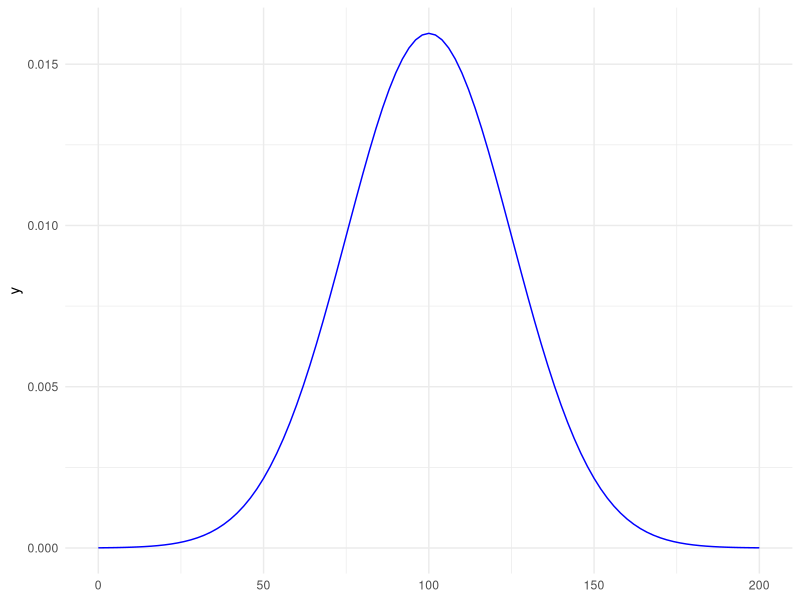
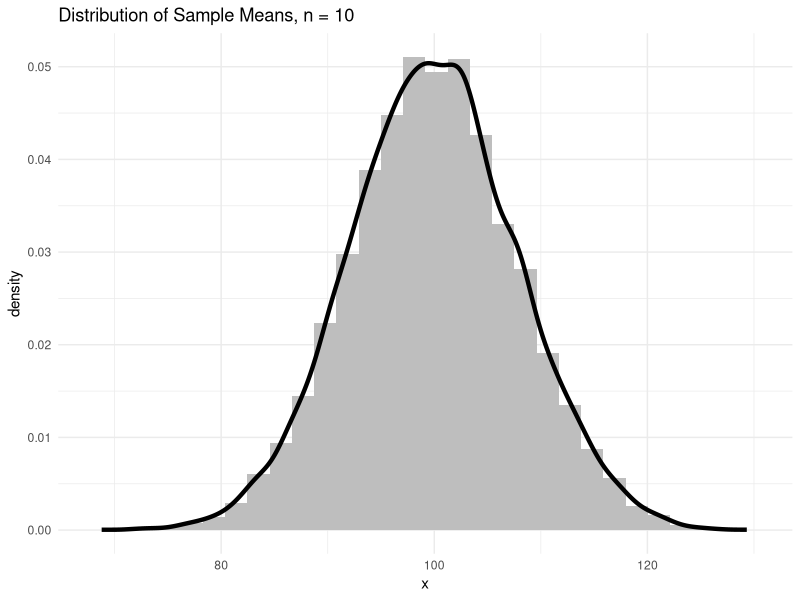
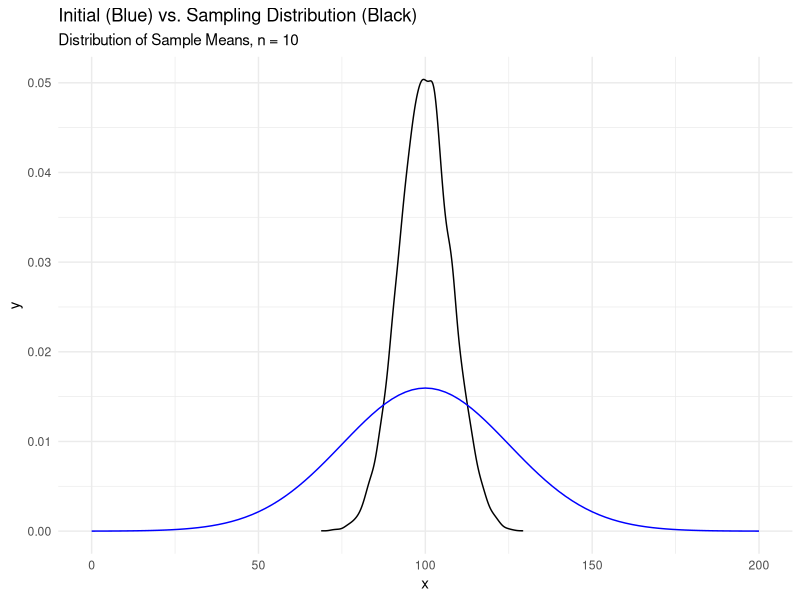
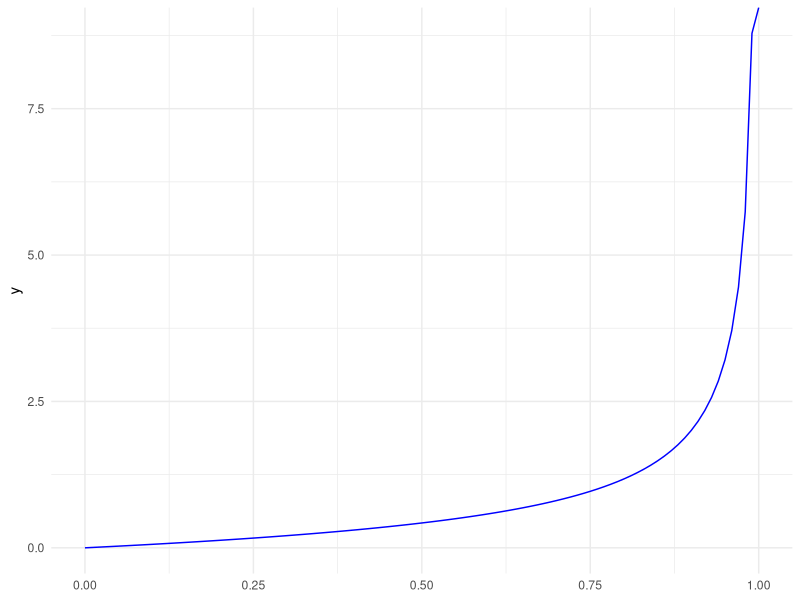
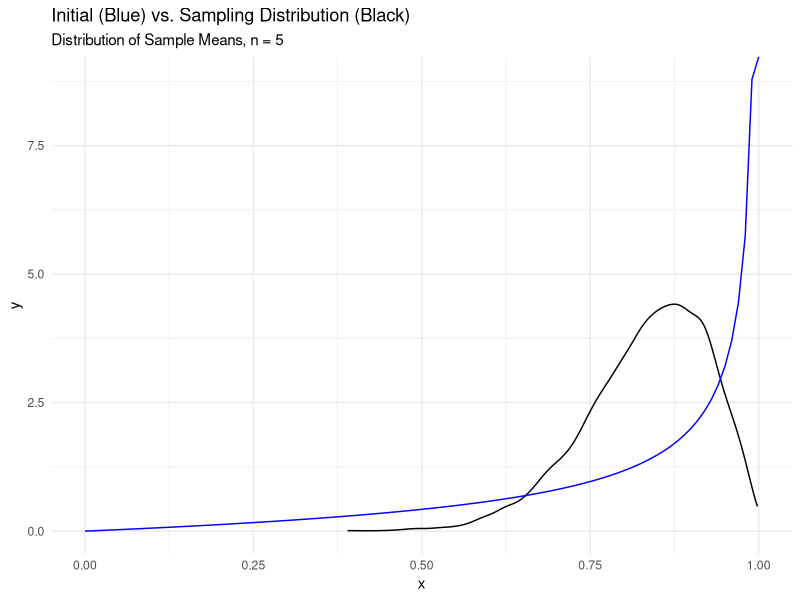
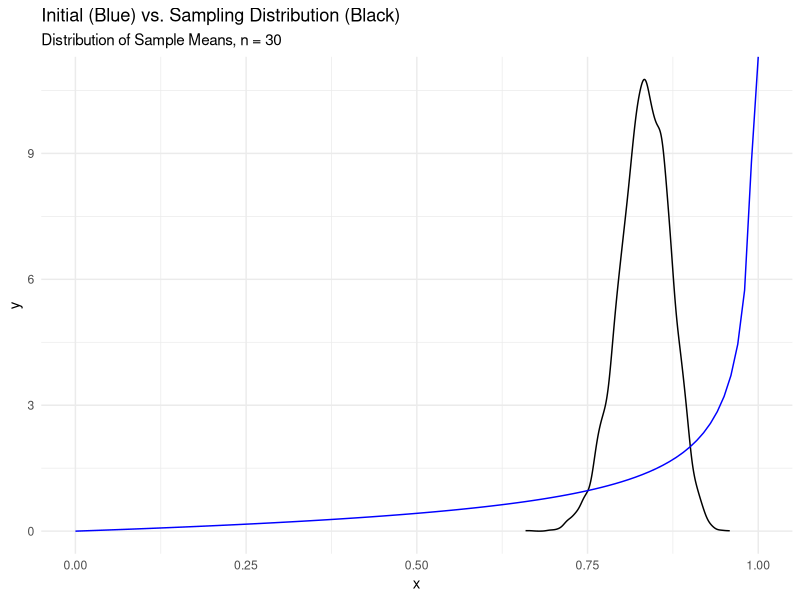
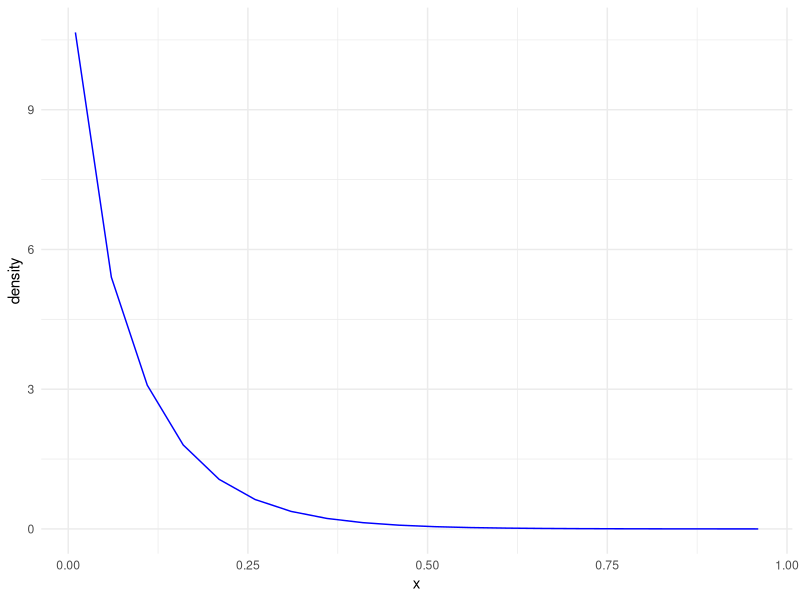

Write the R code that produced these figures, in order. (Note: this script raises an error after producing the figures.)
## ---- chunk 1
knitr::opts_chunk$set(echo = TRUE, error = TRUE)
## ---- chunk 2
library(tidyverse)

# Optional: set "minimal" theme for all ggplots
theme_set(theme_minimal())
## ---- chunk 3
# What is the height of the N(0, 1) bell curve at x = 0.5?
dnorm(0.5, mean = 0, sd = 1)
## ---- chunk 4
# What is the area to the left of 2?
pnorm(2, 0, 1)

# What is the area to the right of 2?
1 - pnorm(2, 0, 1)

pnorm(2, 0, 1, lower.tail = F)
## ---- chunk 5
# What is the 75th percentile of the N(0, 1) curve?
qnorm(0.75, 0, 1)


# pnorm() and qnorm() are inverses
pnorm(1, 0, 1)
qnorm(0.8413447, 0, 1)
## ---- chunk 6
# Is the peak of X or the peak of Y taller?


# What is P(X >= 3)?


# What is P(5 <= Y <= 11)?


# What is P(|X| >= 3)?


# What is the 90th percentile of Y?


## ---- chunk 7
# You can solve this in R or by hand


## ---- chunk 8
mu <- 100
sigma <- 25

ggplot() +
  geom_function(
  fun = dnorm,
  args = list(mean = mu, sd = sigma),
  xlim = c(0, 200),
  color = "blue")
## ---- chunk 9
random_data <- rnorm(10, mu, sigma)

mean(random_data)
## ---- chunk 10
random_means <- tibble(x = replicate(n = 10000, 
                                    mean(rnorm(10, mu, sigma))
                                    ))
head(random_means)

mean(random_means$x)
sd(random_means$x)
## ---- chunk 11
ggplot(random_means) +
  geom_histogram(aes(x = x, after_stat(density)), fill = "gray") +
  geom_density(aes(x = x), lwd = 1.5) +
  labs(title = "Distribution of Sample Means, n = 10")

# Compare to original population
ggplot(random_means) +
  geom_density(aes(x)) +
  labs(
    title = "Initial (Blue) vs. Sampling Distribution (Black)",
    subtitle = "Distribution of Sample Means, n = 10")  +
  geom_function(
  fun = dnorm,
  args = list(mean = mu, sd = sigma),
  xlim = c(0, 200),
  color = "blue")

## ---- chunk 12
# New population
ggplot() +
  geom_function(
  fun = dbeta,
  args = list(shape1 = 2, shape2 = 0.4),
  xlim = c(0, 1),
  color = "blue")

# Samples of size 5
means_small_n <- tibble(x = replicate(n = 10000, 
                                    mean(rbeta(5, 2, 0.4))
                                     ))

# When n = 5, sampling distribution is still skewed (but less)
ggplot(means_small_n) +
  geom_density(aes(x)) +
  labs(
    title = "Initial (Blue) vs. Sampling Distribution (Black)",
    subtitle = "Distribution of Sample Means, n = 5") +
  geom_function(
  fun = dbeta,
  args = list(shape1 = 2, shape2 = 0.4),
  xlim = c(0, 1),
  color = "blue")
## ---- chunk 13
# Samples of size 30
means_large_n <- tibble(x = replicate(n = 10000, 
                                    mean(rbeta(30, 2, 0.4))
                                     ))

# When n = 30, sampling distribution looks like a bell curve.
ggplot(means_large_n) +
  geom_density(aes(x)) +
  labs(
    title = "Initial (Blue) vs. Sampling Distribution (Black)",
    subtitle = "Distribution of Sample Means, n = 30") +
  geom_function(
  fun = dbeta,
  args = list(shape1 = 2, shape2 = 0.4),
  xlim = c(0, 1),
  color = "blue")
## ---- chunk 14
# We have a very skewed population:
exercise_plot <- tibble(x = seq(0.01, 1, by = 0.05),
                        density = dgamma(x, 0.9, scale = 0.1)) %>% 
  ggplot(aes(x, density)) +
  geom_line(col = "blue")

exercise_plot
## ---- chunk 15
# exercise_plot +
#   geom_norm_density(???, ???)
## ---- chunk 16
## Assumptions satisfied
n <- 100
p <- 0.5

mu <- n*p
sigma <- sqrt(n*p*(1-p))

gbinom(n, p, scale=TRUE) +
  geom_norm_density(mu, sigma, color = "red") +
  theme_minimal()
## ---- chunk 17
n <- 100
p <- 0.01
mu <- n*p
sigma <- sqrt(n*p*(1-p))

gbinom(n, p, scale=TRUE) +
  geom_norm_density(mu, sigma, color = "red") +
  theme_minimal()
